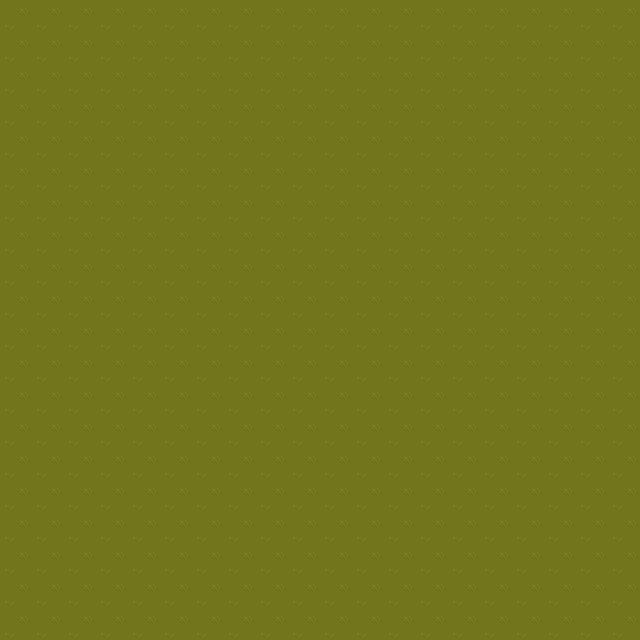

The image is a tile-based game level rendered from a .tmx file. Its description and complete source (layers, tilesets, objects, tile grids) follow:
An orthogonal 20x20 tile map with 32x32 px tiles, 2 tile layers (Слой тайлов 1, Слой тайлов 2).

<map version="1.10" tiledversion="1.10.2" orientation="orthogonal" renderorder="left-up" width="20" height="20" tilewidth="32" tileheight="32" infinite="0" nextlayerid="3" nextobjectid="1">
 <tileset firstgid="1" source="TX Tileset Grass.tsx" />
 <layer id="1" name="Слой тайлов 1" width="20" height="20">
  <data encoding="csv">
10,10,10,10,10,10,10,10,10,10,10,10,10,10,10,10,10,10,10,10,
10,10,10,10,10,10,10,10,10,10,10,10,10,10,10,10,10,10,10,10,
10,10,10,10,10,10,10,10,10,10,10,10,10,10,10,10,10,10,10,10,
10,10,10,10,10,10,10,10,10,10,10,10,10,10,10,10,10,10,10,10,
10,10,10,10,10,10,10,10,10,10,10,10,10,10,10,10,10,10,10,10,
10,10,10,10,10,10,10,10,10,10,10,10,10,10,10,10,10,10,10,10,
10,10,10,10,10,10,10,10,10,10,10,10,10,10,10,10,10,10,10,10,
10,10,10,10,10,10,10,10,10,10,10,10,10,10,10,10,10,10,10,10,
10,10,10,10,10,10,10,10,10,10,10,10,10,10,10,10,10,10,10,10,
10,10,10,10,10,10,10,10,10,10,10,10,10,10,10,10,10,10,10,10,
10,10,10,10,10,10,10,10,10,10,10,10,10,10,10,10,10,10,10,10,
10,10,10,10,10,10,10,10,10,10,10,10,10,10,10,10,10,10,10,10,
10,10,10,10,10,10,10,10,10,10,10,10,10,10,10,10,10,10,10,10,
10,10,10,10,10,10,10,10,10,10,10,10,10,10,10,10,10,10,10,10,
10,10,10,10,10,10,10,10,10,10,10,10,10,10,10,10,10,10,10,10,
10,10,10,10,10,10,10,10,10,10,10,10,10,10,10,10,10,10,10,10,
10,10,10,10,10,10,10,10,10,10,10,10,10,10,10,10,10,10,10,10,
10,10,10,10,10,10,10,10,10,10,10,10,10,10,10,10,10,10,10,10,
10,10,10,10,10,10,10,10,10,10,10,10,10,10,10,10,10,10,10,10,
10,10,10,10,10,10,10,10,10,10,10,10,10,10,10,10,10,10,10,10
</data>
 </layer>
 <layer id="2" name="Слой тайлов 2" width="20" height="20">
  <data encoding="csv">
0,0,0,0,0,0,0,0,0,0,0,0,0,0,0,0,0,0,0,0,
0,0,0,0,0,0,0,0,0,0,0,0,0,0,0,0,0,0,0,0,
0,0,0,0,0,0,0,0,0,0,0,0,0,0,0,0,0,0,0,0,
0,0,0,0,0,0,0,0,0,0,0,0,0,0,0,0,0,0,0,0,
0,0,0,0,0,0,0,0,0,0,0,0,0,0,0,0,0,0,0,0,
0,0,0,0,0,0,0,0,0,0,0,0,0,0,0,0,0,0,0,0,
0,0,0,0,0,0,0,0,0,0,0,0,0,0,0,0,0,0,0,0,
0,0,0,0,0,0,0,0,0,0,0,0,0,0,0,0,0,0,0,0,
0,0,0,0,0,0,0,0,0,0,0,0,0,0,0,0,0,0,0,0,
0,0,0,0,0,0,0,0,0,0,0,0,0,0,0,0,0,0,0,0,
0,0,0,0,0,0,0,0,0,0,0,0,0,0,0,0,0,0,0,0,
0,0,0,0,0,0,0,0,0,0,0,0,0,0,0,0,0,0,0,0,
0,0,0,0,0,0,0,0,0,0,0,0,0,0,0,0,0,0,0,0,
0,0,0,0,0,0,0,0,0,0,0,0,0,0,0,0,0,0,0,0,
0,0,0,0,0,0,0,0,0,0,0,0,0,0,0,0,0,0,0,0,
0,0,0,0,0,0,0,0,0,0,0,0,0,0,0,0,0,0,0,0,
0,0,0,0,0,0,0,0,0,0,0,0,0,0,0,0,0,0,0,0,
0,0,0,0,0,0,0,0,0,0,0,0,0,0,0,0,0,0,0,0,
0,0,0,0,0,0,0,0,0,0,0,0,0,0,0,0,0,0,0,0,
0,0,0,0,0,0,0,0,0,0,0,0,0,0,0,0,0,0,0,0
</data>
 </layer>
</map>
